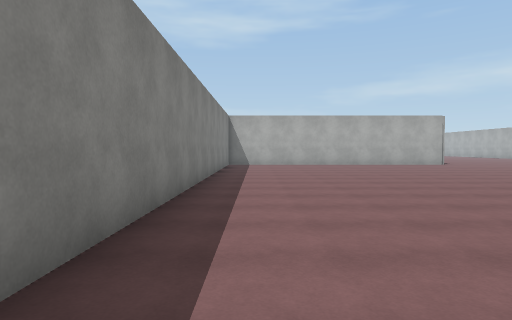
[1] (above)

24 first-person views from a walk through a 3-D level made in the Unity game engine. The camera is 1.5 m above the floor, tilts 2° down and sees 75° across. The floor is counted in squares, 2 m on a side. Each view is taken from the middle of a square. On the plan, view 1 faces up. The plan holds only what a view shows up to about 11 squares ahead; the rest is blank. The place goes on beyond the plan. The player character is not drawn. Surface patterns are stand-ins for the level's own textures.

[2]
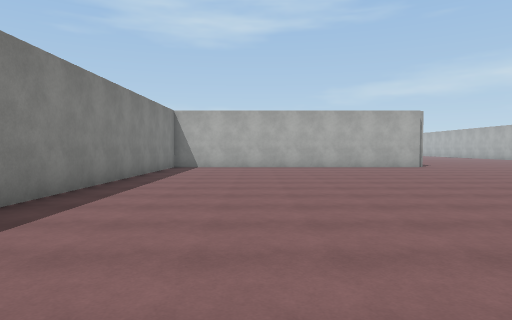

[3]
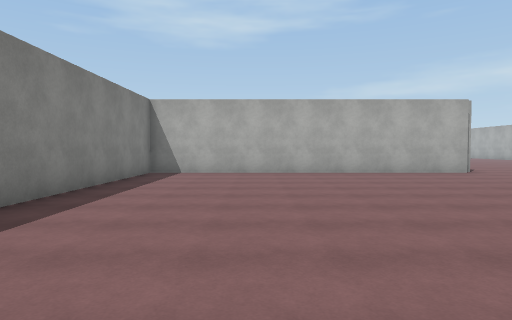

[4]
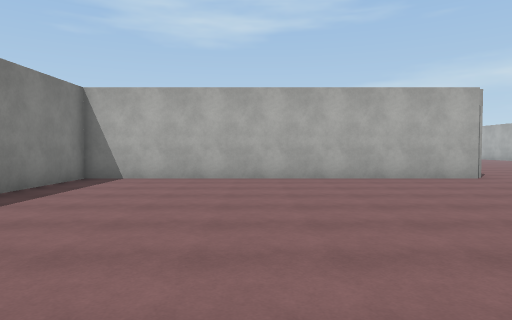

[5]
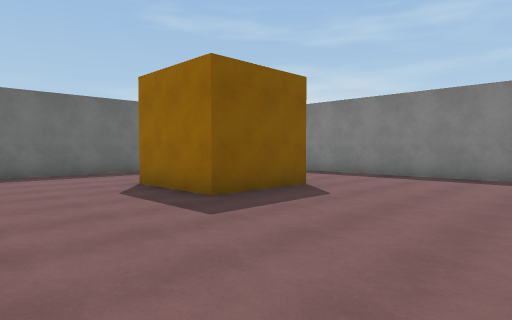

[6]
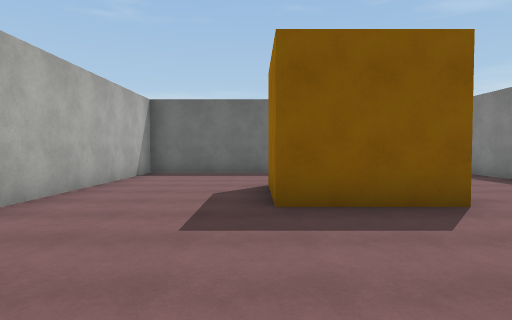

[7]
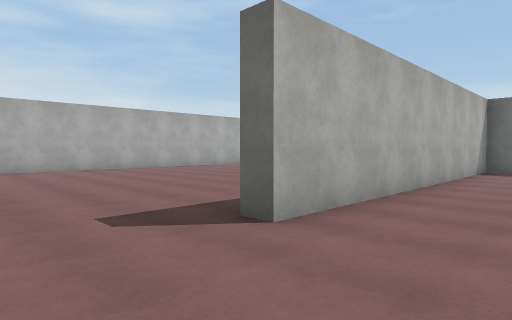

[8]
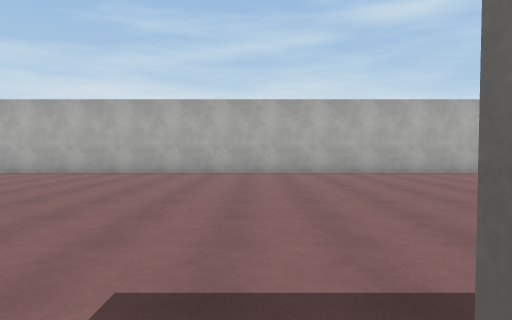

[9]
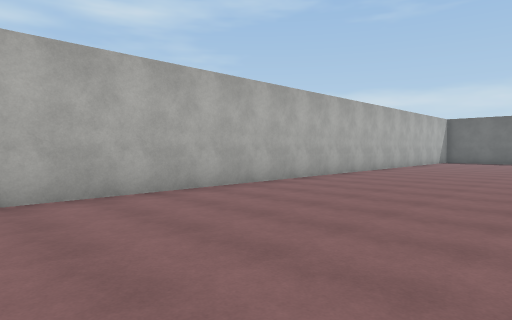

[10]
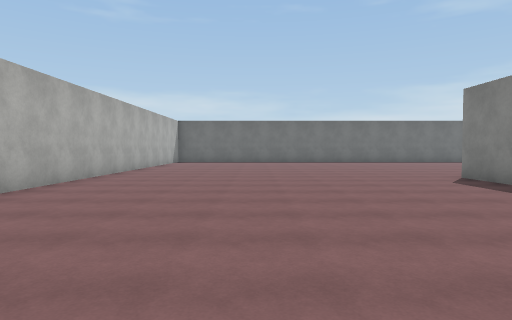

[11]
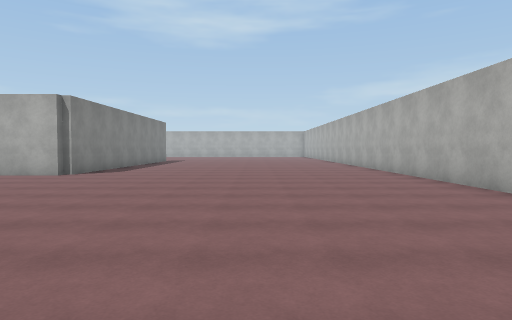

[12]
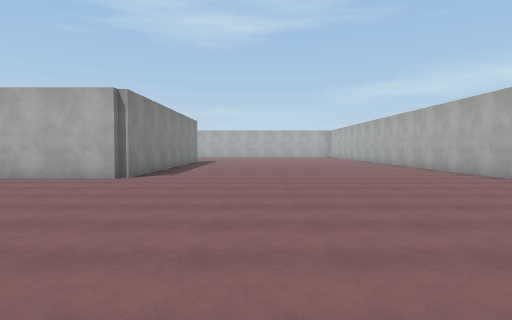

[13]
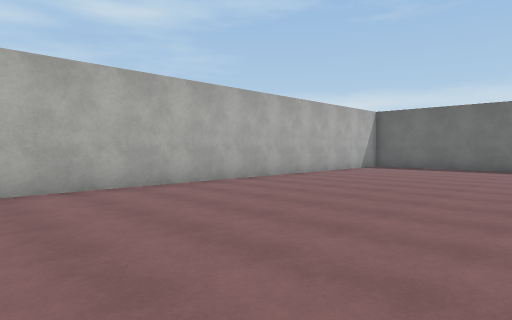

[14]
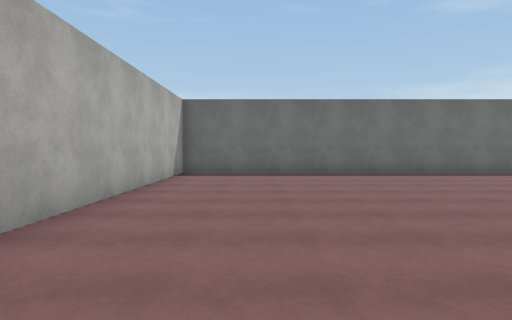

[15]
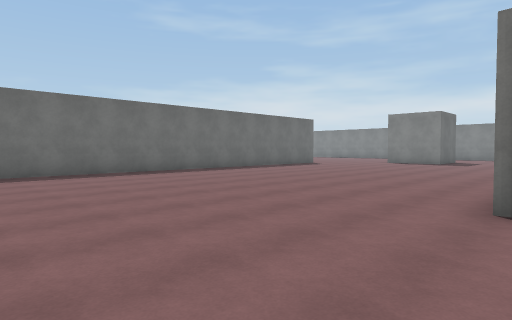

[16]
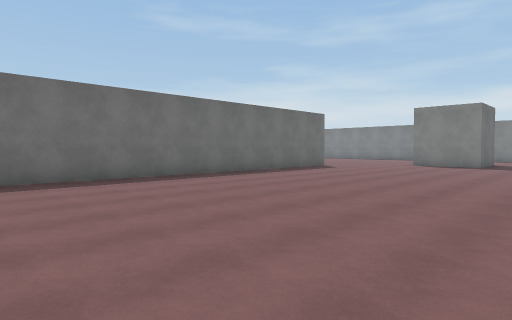

[17]
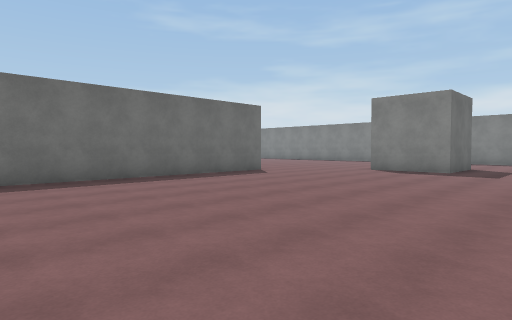

[18]
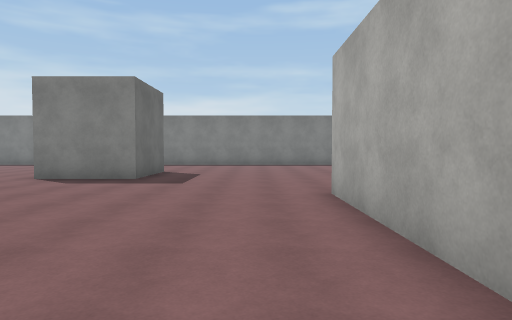

[19]
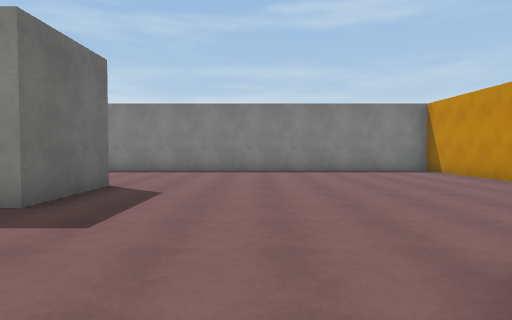

[20]
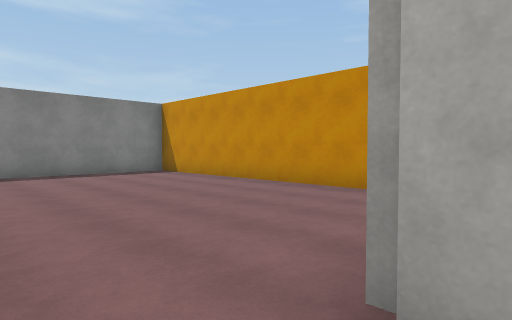

[21]
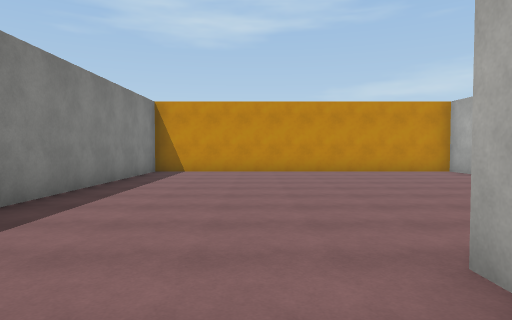

[22]
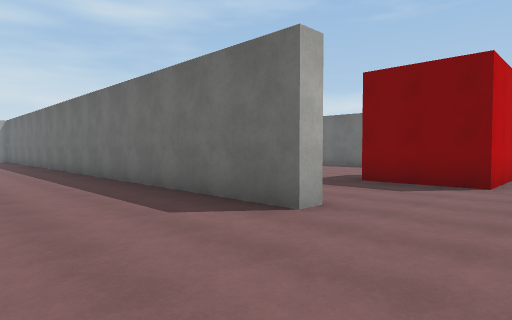

[23]
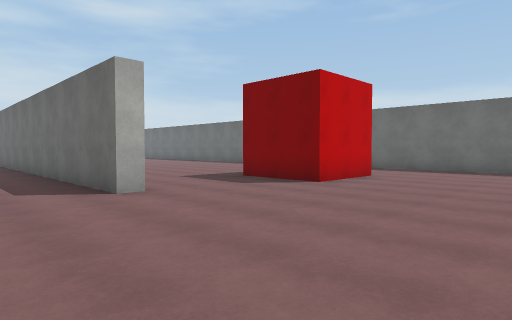

[24]
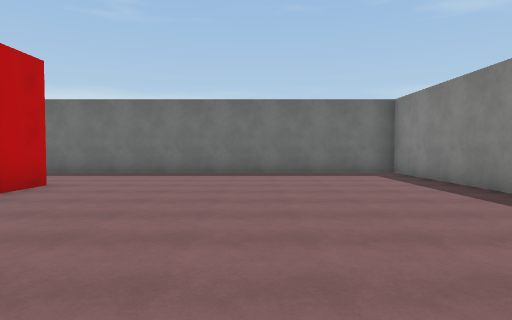

### Floor plan
Points are (right, up) in squares from view 1. A wall is a line through its corners. A room is listed if a view was taken in it or the views show most of it. See-through windows are left out.
Room 1 (views 1, 2, 3, 4, 5, 6, 7, 8, 9, 10, 11, 12, 13, 14, 15, 16, 17, 18, 19, 20, 21, 22, 23, 24)
walls: (3, -4.2) (8.2, -4.2) (8.2, 5.5) (8.8, 5.5); (2.5, -4.7) (-1.5, -4.7); (8.8, -2.8) (8.8, -4.5); (-1.2, -2.1) (-1.2, -3.8); (-1.7, -1.4) (-1.7, -0.2) (-11.2, -0.2) (-11.2, -1.1); (2.1, 1.8) (4.7, 1.8) (4.7, -0.8); (-1.5, -14.8) (-1.5, -14.2) (18.2, -14.2) (18.2, 18); (-6.7, -9.4) (-6.7, -8.9) (-4.2, -8.9) (-4.2, -11.5); (-2.8, -20.8) (-2.8, -18.3) (-0.2, -18.3); (8.6, 15.2) (-1.2, 15.2) (-1.2, -0.4); (8.8, 18) (8.8, 15.5); (-11.4, -24.3) (-0.5, -24.3)

Where each view was taken, in squares from view 1:
view 1: 0 up, 0 right, facing up
view 2: 2 up, 2 right, facing up
view 3: 5 up, 2 right, facing up
view 4: 7 up, 3 right, facing up
view 5: 6 up, 8 right, facing down-left
view 6: 6 up, 5 right, facing down
view 7: 8 up, 6 right, facing down-right
view 8: 6 up, 8 right, facing right
view 9: 5 up, 13 right, facing down-right
view 10: 4 up, 14 right, facing down
view 11: 6 up, 14 right, facing up
view 12: 7 up, 12 right, facing up
view 13: 1 down, 12 right, facing down-right
view 14: 4 down, 16 right, facing down
view 15: 4 down, 13 right, facing down-left
view 16: 6 down, 11 right, facing down-left
view 17: 6 down, 7 right, facing down-left
view 18: 6 down, 4 right, facing left
view 19: 6 down, 0 right, facing left
view 20: 6 down, 1 left, facing up-left
view 21: 11 down, 8 left, facing up
view 22: 11 down, 4 left, facing down-right
view 23: 12 down, 7 left, facing down-right
view 24: 14 down, 7 left, facing down
